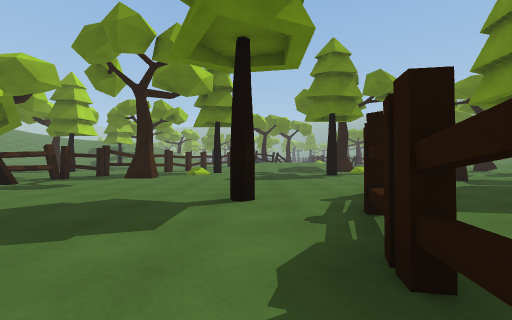
view 1 (above)

24 first-person views from a walk through a Unity game level. The camera is 1.2 m above the floor, looks level and sees 90° across. The floor is counted in squares, 1.8 m on a side. Each view is taken from the middle of a square. On the plan, view 1 faces up. The plan holds only what a view shows up to about 9 squares ahead; the rest is blank. The place goes on beyond the plan. The player character is not drawn. Some animated figures are left out.

view 2
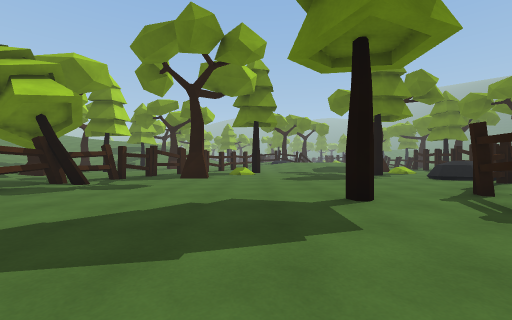

view 3
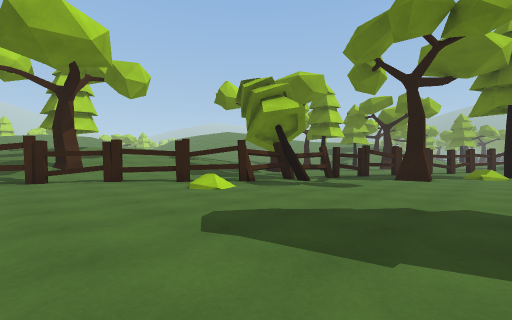

view 4
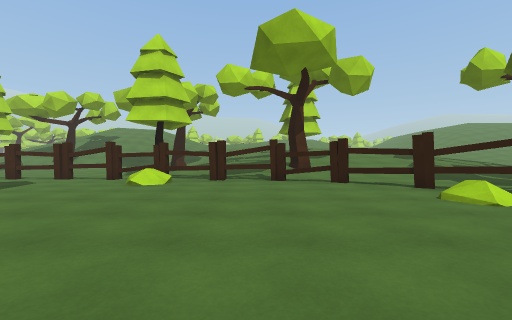

view 5
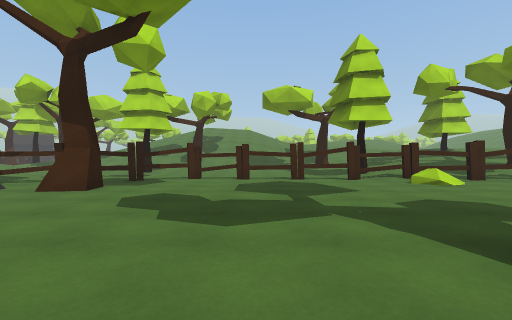

view 6
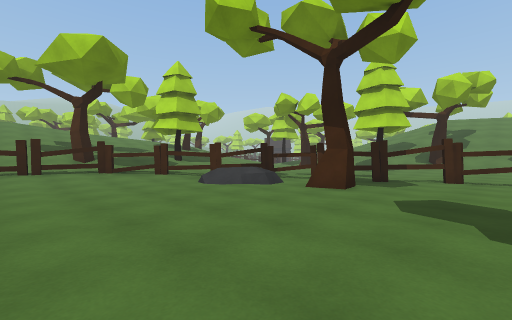

view 7
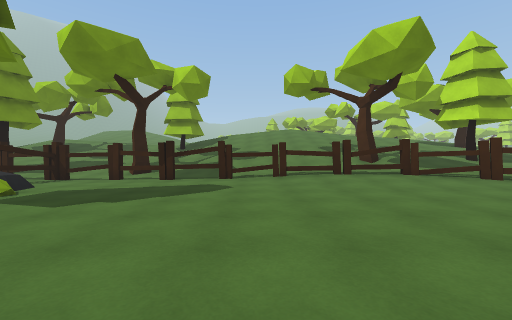

view 8
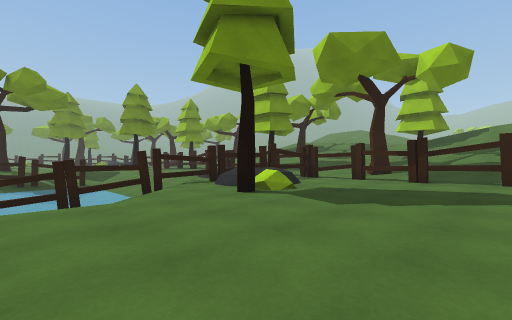

view 9
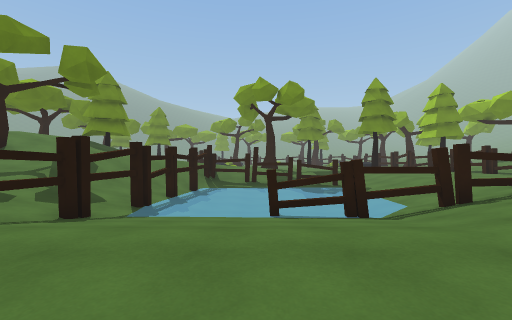

view 10
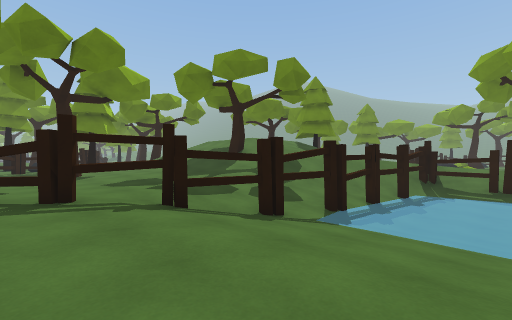

view 11
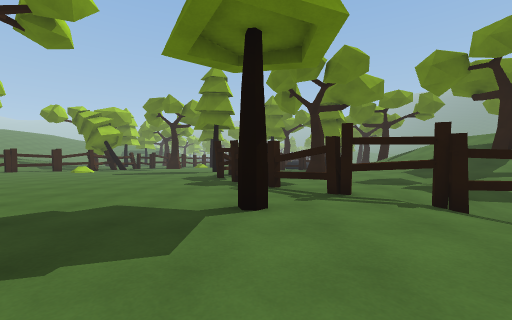

view 12
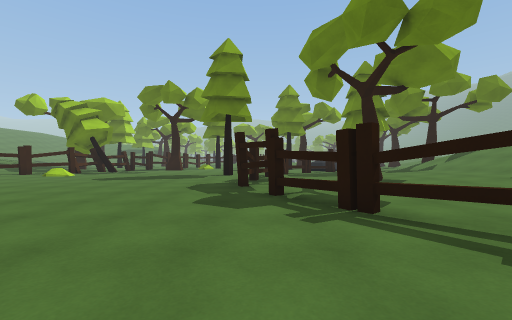

view 13
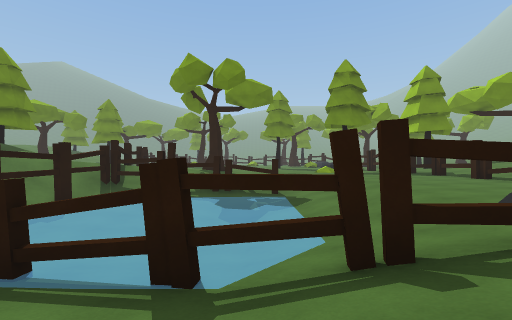

view 14
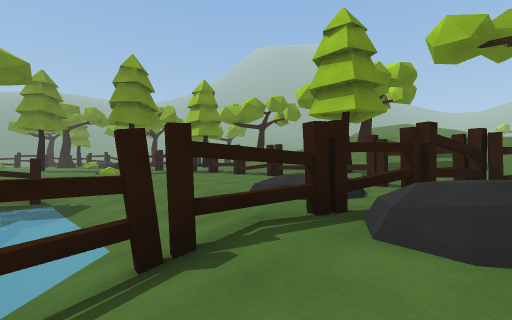

view 15
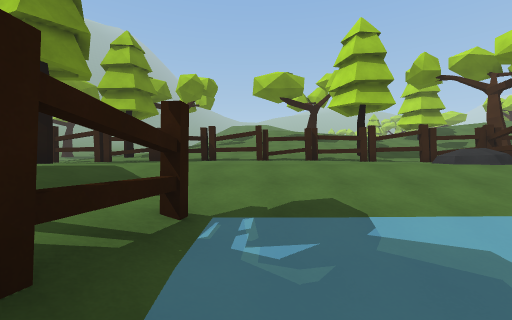

view 16
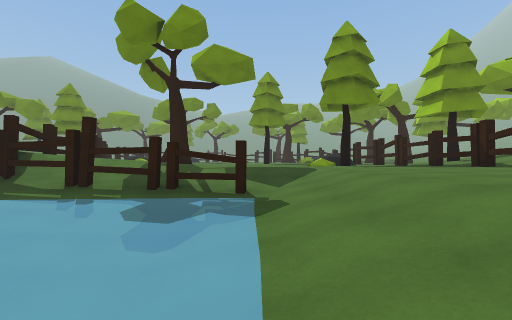

view 17
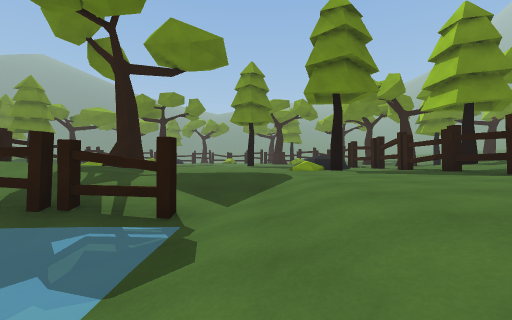

view 18
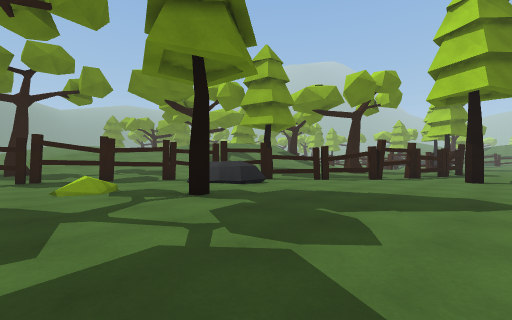

view 19
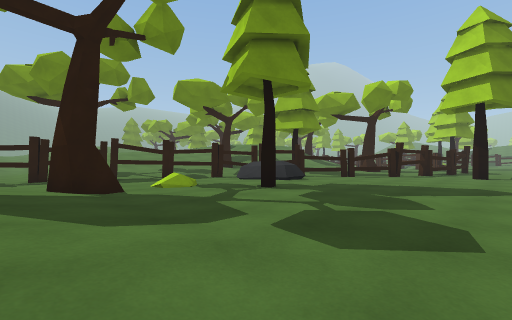

view 20
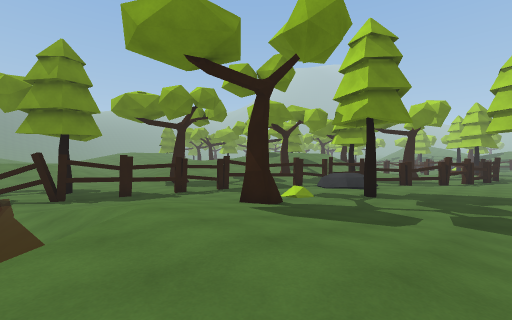

view 21
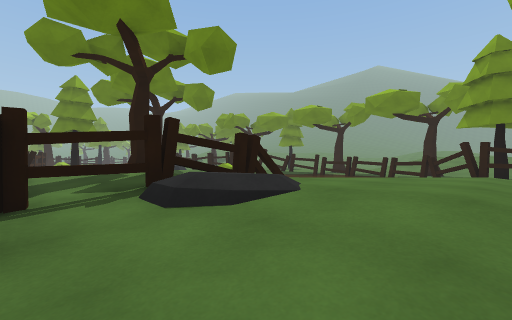

view 22
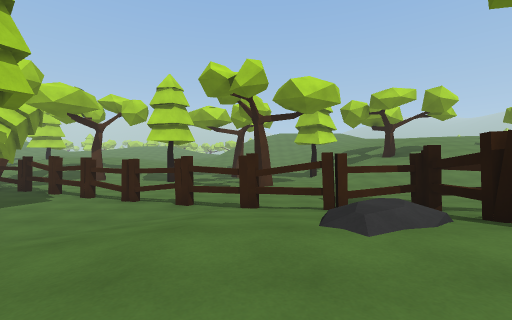

view 23
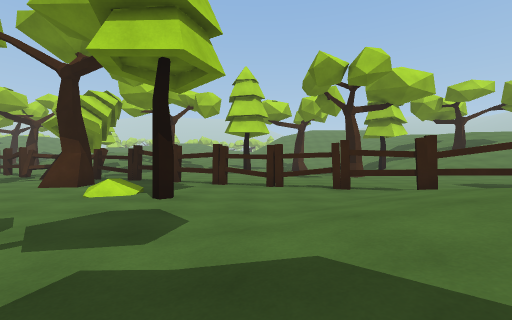

view 24
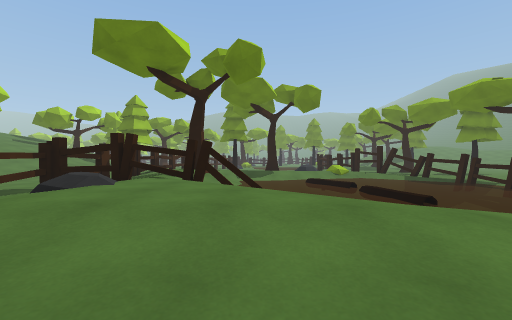

### Floor plan
Key: @ floor where view 1 was taken; # wall or solid block; x gap in a wall; . main floor; : floor 0.25 m higher than the main floor; - floor 0.25 m lower than the main floor; + floor 0.5 m higher than the main floor; _ floor 0.5 m lower than the main floor; * floor 0.75 m higher than the main floor; < floor 1 m lower than the main floor; % floor 1.25 m higher than the main floor; / step, stairs or slope; = window, fence, low wall or low ledge; ^ raised ledge; v drop or lower ground; T thing the floor can be seen under or through.
Columns run from 13 left of view 1 to 18 right of it. Each row starts with its distance up from view 1.
 26            x/
 25         ..  //#/        #
 24        ....x////        #
 23        ....#+//
 22        ....#=###
 21         ...x//*     .
 20        ....T+/**= ......#.
 19        ...T://***=///..#..
 18        ...=///*****//..#.
 17        ..#../////////.#.
 16        ..#...////////.x.
 15        ..=....////#...#.
 14        .#........./...#.
 13        .=..#....../...#:
 12        #..//.........#.:
 11        #.../....#....x.
 10          #.........=#.
  9   :...#..........===#.
  8   :..#=...........###.
  7   ::.##...........x..
  6   ::.=..........#x..
  5   ::.T.........##..
  4   ::T./......#.#..
  3   ::=./........x.
  2  #:#..........#..  :++%^
  1 ####..........#   #:+=^
  0  +=..........@#   .:^^
 -1  +#...........#....:^^
 -2  +=...........##....^^#
 -3  +#/...........#.....:#
 -4  =.....  .......#.....###
 -5  x......  .......TT----.#
 -6  x.......  .......TTx____.#
 -7  #........  ...#..///#xx#####x##
 -8  #.........  .....///<<<<<<#//
 -9 .x.........   ....///<<<<<<v//
-10 .#.........    ...///<<<<<<x//+
-11 .#......... ......///#<<<<<v///#
-12 ..#.#.............//#<<<<<<x/..
-13  .=...............//#<<<<<<#/...
-14    #//............//#/<<<////...
-15  ..x.=+..........#/##////////...
-16  .. =............+/#.////////...
-17      ##:///.......+##/..........
-18      +##++//.......#  ..........
-19       ++xx##=x=#=.##....::......
-20         **+++::.....#x#=#x#=#==#
-21          %%  *++     +#     ++:
-22                      ##

Where each view was taken, in squares from view 1:
view 1: 0 up, 0 right, facing up
view 2: 0 up, 2 left, facing up
view 3: 0 up, 2 left, facing up-left
view 4: 0 up, 3 left, facing left
view 5: 8 down, 3 left, facing left
view 6: 9 down, 3 left, facing down-left
view 7: 11 down, 1 left, facing down
view 8: 11 down, 0 right, facing down-right
view 9: 10 down, 2 right, facing right
view 10: 10 down, 3 right, facing up-right
view 11: 10 down, 2 right, facing up
view 12: 7 down, 1 right, facing up
view 13: 13 down, 5 right, facing right
view 14: 13 down, 5 right, facing down-right
view 15: 11 down, 13 right, facing down
view 16: 14 down, 8 right, facing right
view 17: 15 down, 10 right, facing right
view 18: 14 up, 1 left, facing down-right
view 19: 16 up, 1 left, facing down-right
view 20: 20 up, 0 right, facing down-right
view 21: 18 up, 2 left, facing up-right
view 22: 19 up, 3 right, facing left
view 23: 15 up, 3 right, facing left
view 24: 16 up, 3 right, facing up
